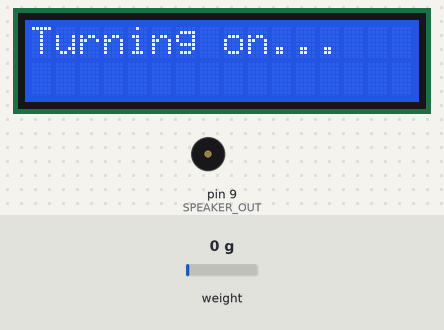
The sketch below on a simulated Arduino Uno, built with avr-gcc and run on an emulated ATmega328P. On the bench: 16×2 character LCD, buzzer (waves = sounding). Inputs (shaded band) come from the test bench; at power-on: weight on the scale 0 g. What the sketch prints to the serial monitor is not drawn.

Above: at 3.7 s.
At 11.2 s:
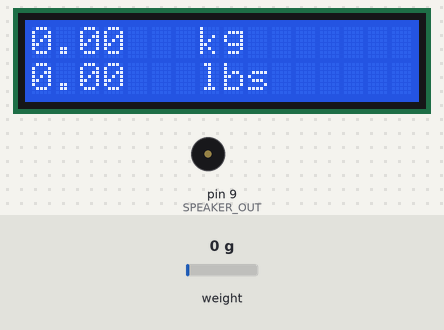
11.3 s: weight on the scale set to 100 g
At 14.3 s:
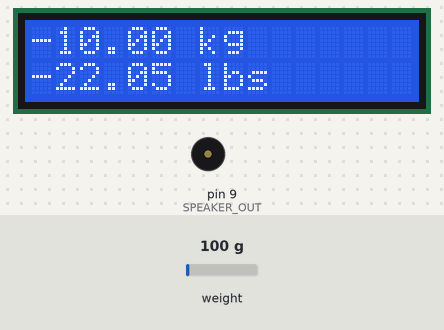
15.1 s: weight on the scale set to 1250 g
At 17.5 s:
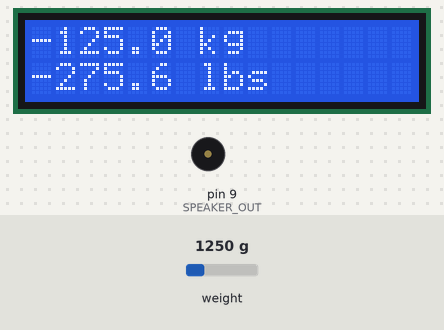
18.1 s: weight on the scale set to 2500 g
At 20.7 s:
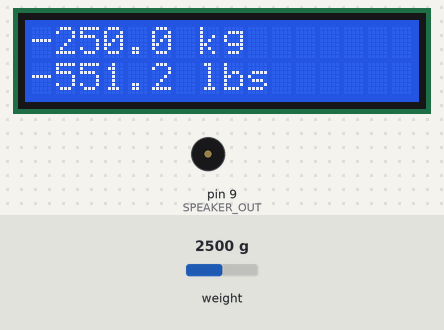
Timing chart, 0 to 22.2 s (numbered marks = the images above; inputs shaded):
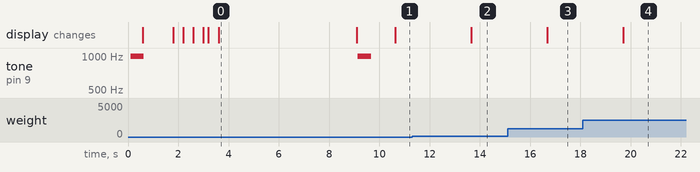

Measured:
- after the input at 11.3 s, the display: changes after 2.4 s (image 2)
- after the input at 15.1 s, the display: changes after 1.6 s (image 3)
- after the input at 18.1 s, the display: changes after 1.6 s (image 4)
- by itself, tone on pin 9 (SPEAKER_OUT): alternates 992 Hz for 0.52 s and silent for 8.5 s
- what the display in image 0 shows lasts 5.5 s, from 3.6 s to 9.1 s

The sketch:

Scale_and_display_sound.ino
```cpp
/**
 *
 * The code below is based on other peope's code and repurposed for this. There
 * are many parts that were taken from different examples and compiled together.
 * I will add sources as I find them.
 *
**/
#include "HX711.h"
#include <Wire.h>    //for display
#include <LiquidCrystal_I2C.h>     //for display


// HX711 circuit wiring
const int LOADCELL_DOUT_PIN = 2;
const int LOADCELL_SCK_PIN = 3;

const int SPEAKER_OUT = 9;  //output pin for speaker

const char VERSION[16] = "0.5.1";  // this is the software version. Keep it synched to the other Attiny file. It might be better to put it in a .h file and include it from both

const float KG_to_LBS_factor = 2.205;   //an approximation. Multiply kg by this factor to get pounds

HX711 scale;
LiquidCrystal_I2C lcd(0x27,2,1,0,4,5,6,7,3,POSITIVE);      //got all the LCD stuff from a post online. I wish I saved the link

void setup() {
  //Set up old PC speaker
  pinMode(SPEAKER_OUT,OUTPUT);     //this pin will output a signal

  //Set up LCD Display
  lcd.begin(16,2);   //starting a 16x2 display (16 columns and 2 rows)
  lcd.clear();

  Serial.begin(9600);
  //lcd.print("HX711 Demo");

  //lcd.setCursor(0,0);
  //lcd.print("Starting Scale");
  //delay(2000);
  //lcd.clear();
  beep();
  start_msg();

  scale.begin(LOADCELL_DOUT_PIN, LOADCELL_SCK_PIN);

  scale.read();

  scale.read_average(20);

  scale.get_value(5);
  scale.get_units(5);

  scale.set_scale(2280.f);                      // this value is obtained by calibrating the scale with known weights; see the README for details
  scale.tare();				        // reset the scale to 0

  //lcd.print(scale.read());                 // print a raw reading from the ADC

  //lcd.print(scale.read_average(20));       // print the average of 20 readings from the ADC

  //lcd.print(scale.get_value(5));		// print the average of 5 readings from the ADC minus the tare weight, set with tare()

  //lcd.print(scale.get_units(10));        // print the average of 5 readings from the ADC minus tare weight, divided
						// by the SCALE parameter set with set_scale
  scale.get_units(10);
  lcd.clear();
  beep();
}

void loop() {
  float current_weight = (scale.get_units(10) / 10) * -1;   //result is in kg. Divide by 10 because it is one order of magnitude higher. Multiply by -1 because results are giving negative for some reason
  float weight_lbs = current_weight * KG_to_LBS_factor;

  /*****************************************************************************************
   *
   * This little section below is for debugging purposes to print to the console.
   */

  //First print weight in kg
  char str_buf[20];     //this will contain the text to print to console
  sprintf(str_buf, "%f kg",current_weight);
  Serial.println(str_buf);

  //Now in pounds
  sprintf(str_buf,"%f lb",weight_lbs);
  Serial.println(str_buf);

  Serial.println("");     //extra space for easier reading
  /*
   * End of debugging portion
   ****************************************************************************************/


  lcd.setCursor(0,0);   //set cursor at column zero and row zero on display (top left for a 16x2 display)
  lcd.print(current_weight);
  lcd.setCursor(6,0);
  lcd.print(" kg");

  lcd.setCursor(0,1);   //set cursors at column zero and row 1 on display (bottom left for a 16x2 display)
  lcd.print(weight_lbs);
  lcd.setCursor(6,1);
  lcd.print(" lbs");

  scale.power_down();			        // put the ADC in sleep mode
  delay(2000);
  scale.power_up();
  //beep();
}


void beep(){
  for (int i=0;i<500;i++){
    digitalWrite(SPEAKER_OUT, HIGH);
    delayMicroseconds(500);
    digitalWrite(SPEAKER_OUT, LOW);
    delayMicroseconds(500);
  }
}

void displayText(String str) {
  char charBuf[16];
  str.toCharArray(charBuf, 16);
  for (int ind = 0; ind < str.length(); ind++) {
    lcd.print(charBuf[ind]);
  }
}

void start_msg(){
  //Make simple text animation at startup just to have fun
  int delay_miliseconds = 400;

  /*First display current software version*/
  lcd.setCursor(0,0);
  lcd.print("Ver ");
  lcd.print(VERSION);
  delay(1200);
  lcd.clear();

  /*Now go on to display the starting msg*/
  lcd.setCursor(0,0);
  lcd.print("Turning on.");
  delay(delay_miliseconds);

  lcd.setCursor(11,0);
  lcd.print(".");
  delay(delay_miliseconds);

  lcd.setCursor(12,0);
  lcd.print(".");
  delay(delay_miliseconds);

  lcd.setCursor(11,0);
  lcd.print("  ");
  delay(200);

  lcd.setCursor(11,0);
  lcd.print(".");
  delay(delay_miliseconds);

  lcd.setCursor(12,0);
  lcd.print(".");
  delay(delay_miliseconds);
}
```
